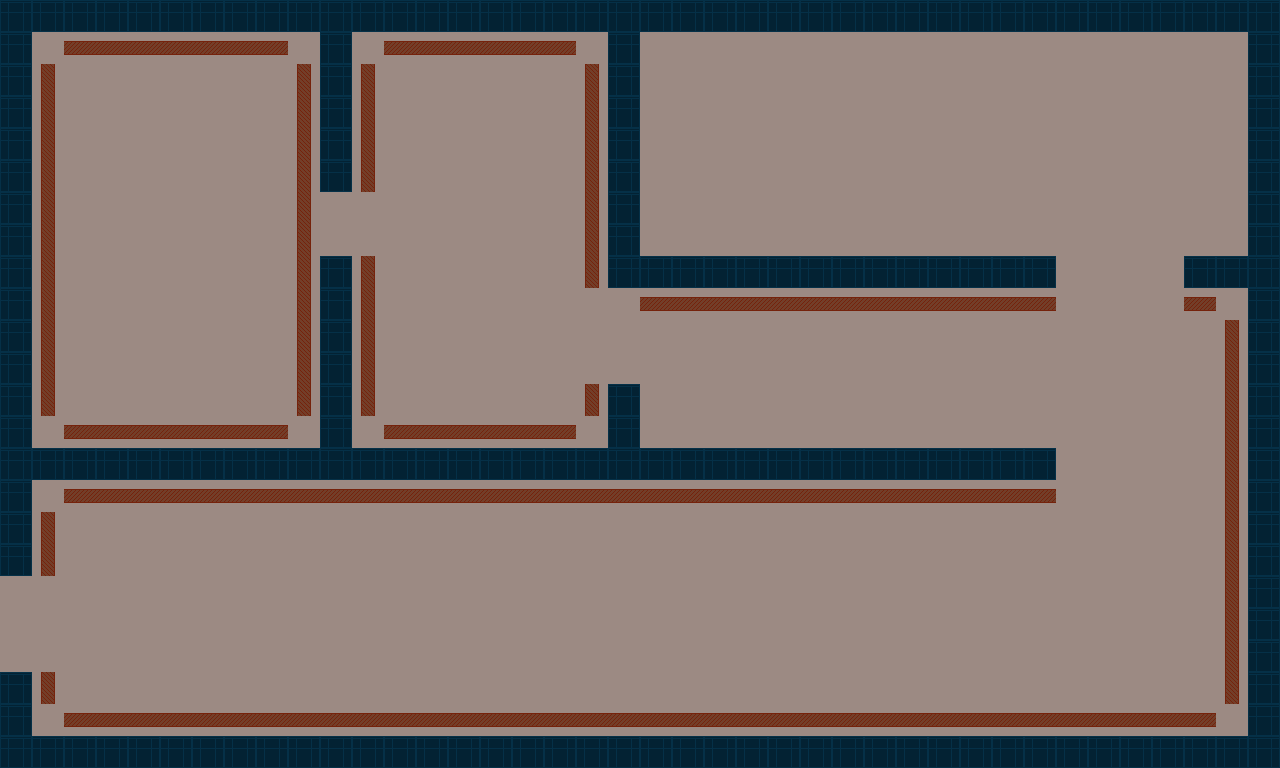

Tiled map render using the project's own tile images. Description and the map definition, with tile-layer contents summarised, below:
An orthogonal 40x24 tile map with 32x32 px tiles, 1 tile layer (Tile Layer 1) and 12 objects.

<map version="1.0" orientation="orthogonal" width="40" height="24" tilewidth="32" tileheight="32">
 <tileset firstgid="1" name="tiles" tilewidth="32" tileheight="32">
  <image source="tiles.png" width="512" height="32" />
 </tileset>
 <layer name="Tile Layer 1" width="40" height="24">
  <data>[960 cells, 960 non-empty, 4 distinct tile ids]</data>
 </layer>
 <objectgroup name="collision" width="40" height="24">
  <object x="318" y="32" width="36" height="160" />
  <object x="320" y="256" width="32" height="193" />
  <object x="-1" y="0" width="1280" height="30" />
  <object x="-1" y="33" width="33" height="540" />
  <object x="-2" y="449" width="1057" height="30" />
  <object x="608" y="33" width="34" height="256" />
  <object x="606" y="382" width="33" height="74" />
  <object x="-1" y="736" width="1281" height="34" />
  <object x="1248" y="35" width="30" height="700" />
  <object x="1" y="671" width="33" height="67" />
  <object x="639" y="259" width="415" height="30" />
  <object x="1184" y="253" width="66" height="35" />
 </objectgroup>
</map>
